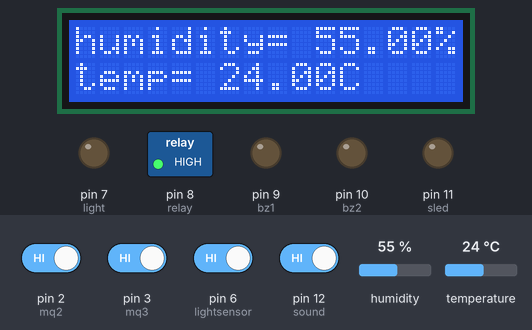
A sketch run on a simulated Arduino Uno, built with avr-gcc and run on an emulated ATmega328P. On the bench: 16×2 character LCD, switched loads named in the sketch (green lamp = pin HIGH), output pins drawn as LEDs (lit = HIGH). Dashed ring = blinking. The inputs (shaded band) are chosen by the test bench; at power-on: pin 2 (mq2), pin 3 (mq3), pin 6 (lightsensor), pin 12 (sound) HIGH, humidity 55 %, temperature 24 °C. What the sketch prints to the serial monitor is not drawn.

Above: at 1.2 s.
1.3 s: pin 2 (mq2) driven LOW
At 2.2 s:
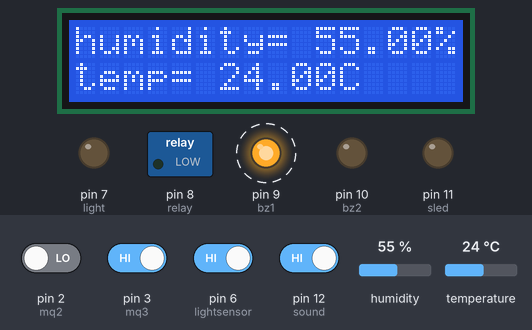
4.0 s: pin 3 (mq3) driven LOW
At 5.6 s:
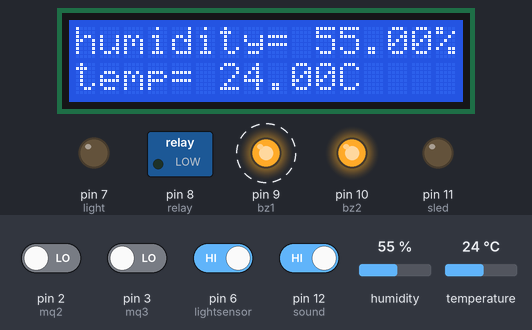
6.7 s: pin 6 (lightsensor) driven LOW
At 9.3 s:
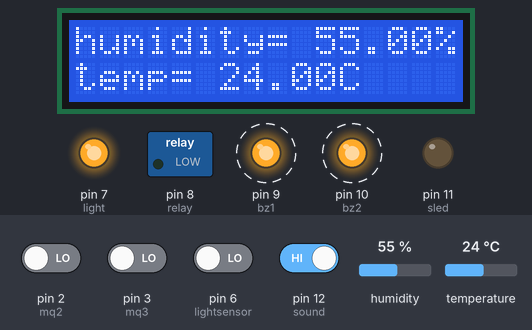
10.9 s: pin 12 (sound) driven LOW
At 13.1 s:
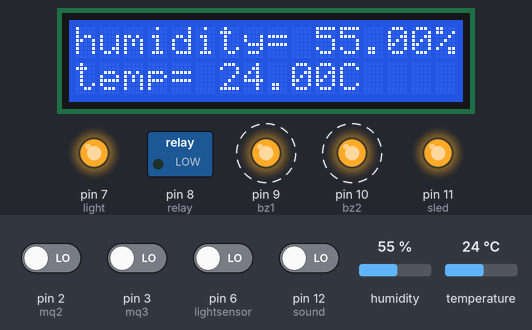
14.7 s: pin 3 (mq3) driven HIGH
20.5 s: pin 2 (mq2) driven HIGH
At 21.0 s:
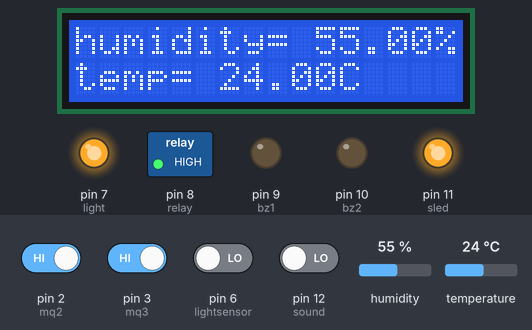
Timing chart, 0 to 23.0 s (numbered marks = the images above; inputs shaded):
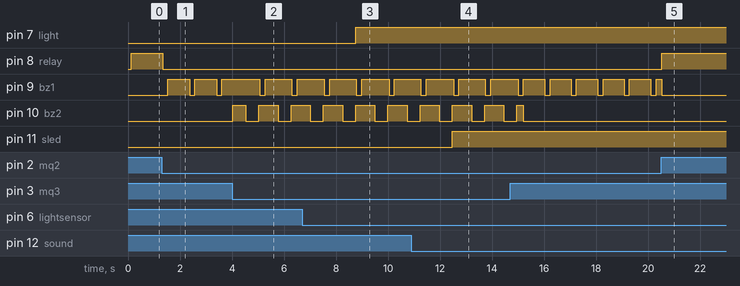

The sketch:

final_code_arduino_2_with_millis.ino
```cpp
#include <DHT.h>
#include <LiquidCrystal_I2C.h>
#include <Wire.h>

LiquidCrystal_I2C lcd(0x27, 16, 2);
#define DHTPIN 4
#define DHTTYPE DHT11

DHT dht(DHTPIN, DHTTYPE);
int mq2 = 2;
int mq3 = 3;
int sound = 12;
int lightsensor = 6;
int relay = 8;
int bz1 = 9;
int bz2 = 10;
int light = 7;
int sled = 11;

unsigned long lastGasTime = 0;
unsigned long lastAlcoholTime = 0;
unsigned long lastSoundTime = 0;
unsigned long lastLightTime = 0;

void setup() {
  dht.begin();
  Serial.begin(9600);
  lcd.begin();
  pinMode(mq2, INPUT);
  pinMode(mq3, INPUT);
  pinMode(sound, INPUT);
  pinMode(lightsensor, INPUT);

  pinMode(relay, OUTPUT);
  pinMode(bz1, OUTPUT);
  pinMode(bz2, OUTPUT);
  pinMode(light, OUTPUT);
  pinMode(sled, OUTPUT);
}

void loop() {
  float t = dht.readTemperature();
  float h = dht.readHumidity();
  Serial.print("humidity= ");
  Serial.print(h);
  Serial.print("%     temperature");
  Serial.print(t);
  Serial.println("c");
  lcd.setCursor(0, 0);
  lcd.print("humidity= ");
  lcd.print(h);
  lcd.print("%");
  lcd.setCursor(0, 1);
  lcd.print("temp= ");
  lcd.print(t);
  lcd.print("C");

  // Sensor value reading
  int gas = digitalRead(mq2);
  int alcohol = digitalRead(mq3);
  int soundvalue = digitalRead(sound);
  int lightvalue = digitalRead(lightsensor);

  // MQ2 SENSOR
  if (gas == 0) {
    digitalWrite(relay, LOW);
    digitalWrite(bz1, HIGH);
    if (millis() - lastGasTime >= 1000) {
      lastGasTime = millis();
      digitalWrite(bz1, LOW);
      delay(200);
      digitalWrite(bz1, HIGH);
    }
  } else {
    digitalWrite(relay, HIGH);
    digitalWrite(bz1, LOW);
  }

  // MQ3 SENSOR
  if (alcohol == 0) {
    if (millis() - lastAlcoholTime >= 1000) {
      lastAlcoholTime = millis();
      digitalWrite(bz2, HIGH);
      delay(500);
      digitalWrite(bz2, LOW);
      delay(500);
      digitalWrite(bz2, HIGH);
    }
  } else {
    digitalWrite(bz2, LOW);
  }

  // SOUND SENSOR
  if (soundvalue == 0) {
    if (millis() - lastSoundTime >= 1000) {
      lastSoundTime = millis();
      digitalWrite(sled, HIGH);
    }
  } else {
    digitalWrite(sled, LOW);
  }

  // LIGHT SENSOR
  if (lightvalue == 0) {
    if (millis() - lastLightTime >= 1000) {
      lastLightTime = millis();
      digitalWrite(light, HIGH);
    }
  } else {
    digitalWrite(light, LOW);
  }
}
```

Measured:
- after the input at 1.3 s, pin 8 (relay): HIGH → LOW at once; pin 9 (bz1): alternates HIGH for 0.83 s and LOW for 0.20 s, starting after 0.24 s
- after the input at 4.0 s, pin 10 (bz2): goes HIGH 0.50 s, LOW 0.50 s, HIGH 0.75 s, LOW 0.50 s, then HIGH, starting at once
- after the input at 6.7 s, pin 7 (light): LOW → HIGH after 2.1 s
- after the input at 10.9 s, pin 11 (sled): LOW → HIGH after 1.6 s
- after the input at 20.5 s, pin 8 (relay): LOW → HIGH at once
